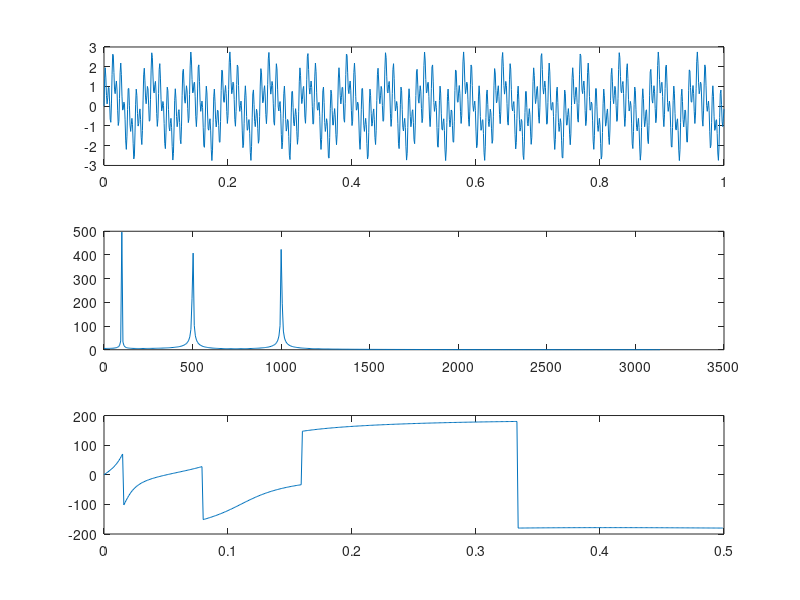
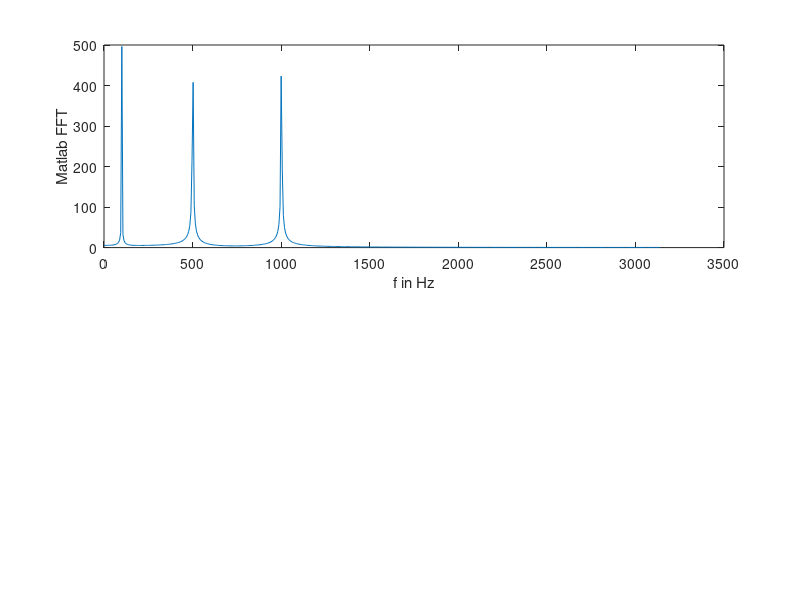

Source code (MATLAB) for these figures, in order: (Note: this script raises an error after producing the figures.)
t = 0:1e-3:1;
N = length(t);
w1 = 100;
w2 = 500;
w3 = 1000;
yt = sin(w1.*t)+sin(w2.*t)+sin(w3.*t);
figure(1); 
subplot(3,1,1)
plot(t, yt)

YT = fft(yt);
subplot(3,1,2)
plot(t(1:length(t)/2)*N*2*pi,abs(YT(1:length(t)/2)))

subplot(3,1,3)
plot(t(1:length(t)/2),(180/pi).*angle(YT(1:length(t)/2)))

fileID = fopen('TestFFT_Matlab_Out.txt','w');
fprintf(fileID,'%6.6f\n',yt);
fclose(fileID);

figure(2);
subplot(2,1,1)
plot(t(1:length(t)/2)*N*2*pi,abs(YT(1:length(t)/2)))
ylabel('Matlab FFT')
xlabel('f in Hz')

[real, imag] = importfile('TestFFT_Matlab_in.txt', 1, N);
YT_Mandl = real+i.*imag;
subplot(2,1,2) 
plot(t(1:length(t)/2)*N*2*pi,abs(YT_Mandl(1:length(t)/2)))
ylabel('Mandl FFT')
xlabel('f in Hz')


figure(3)
subplot(2,1,1)
plot(t(1:length(t)/2),(180/pi).*angle(YT(1:length(t)/2)))
subplot(2,1,2)
plot(t(1:length(t)/2),(180/pi).*angle(YT_Mandl(1:length(t)/2)))

er = abs(YT)-abs(YT_Mandl)';
m_er = max(er)

